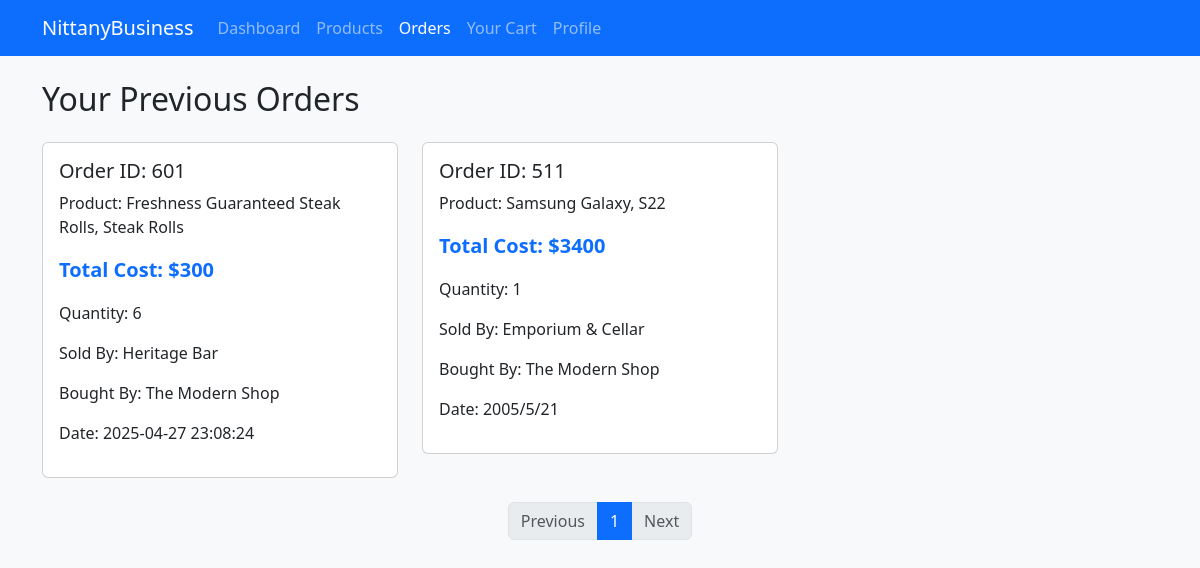
/orders (signed in), run on an earlier commit of the app's database.
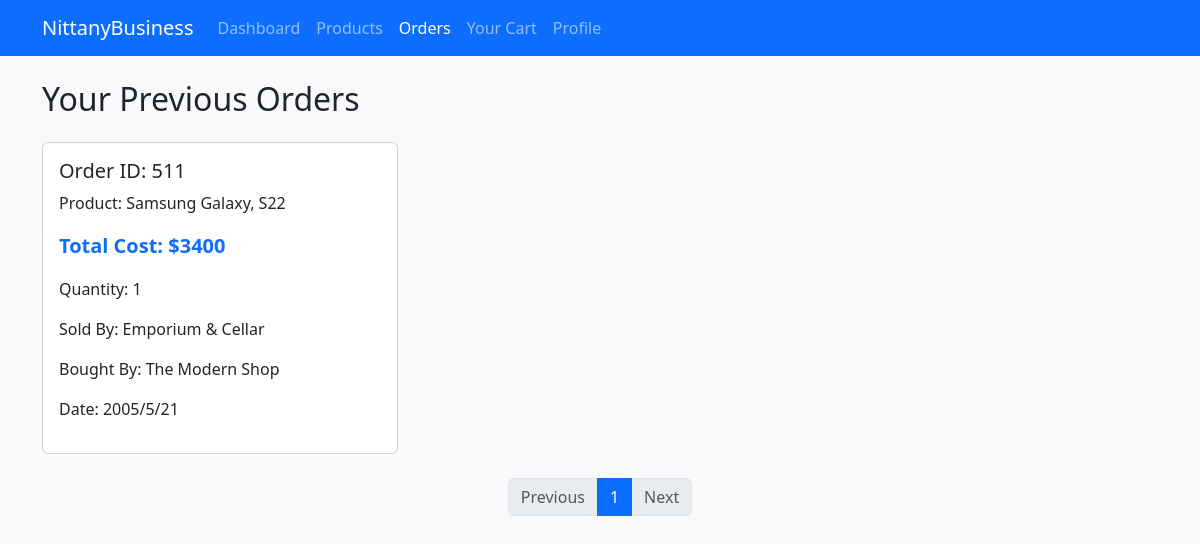
And on a later commit of the database.
### tables this page shows
CREATE TABLE Orders (
            order_id INTEGER PRIMARY KEY AUTOINCREMENT,
            seller_email TEXT NOT NULL,
            buyer_email TEXT NOT NULL,
            listing_id INTEGER NOT NULL,
            date DATE NOT NULL,
            quantity INTEGER NOT NULL,
            payment INTEGER NOT NULL,
            FOREIGN KEY (seller_email) REFERENCES Sellers (email),
            FOREIGN KEY (buyer_email) REFERENCES Buyers (email),
            FOREIGN KEY (listing_id) REFERENCES ProductListings (listing_id)
        );

CREATE TABLE ProductListings (
            seller_email TEXT,
            listing_id INTEGER,
            category TEXT NOT NULL,
            product_title TEXT NOT NULL,
            product_name TEXT NOT NULL,
            product_description TEXT NOT NULL,
            quantity INTEGER NOT NULL,
            product_price INTEGER NOT NULL,
            status INTEGER NOT NULL,
            PRIMARY KEY (seller_email, listing_id),
            FOREIGN KEY (seller_email) REFERENCES Sellers (email),
            FOREIGN KEY (category) REFERENCES Categories (category_name)
        );

CREATE TABLE Sellers (
            email TEXT PRIMARY KEY,
            business_name TEXT NOT NULL,
            business_address_id TEXT NOT NULL,
            bank_routing_number INTEGER NOT NULL,
            bank_account_number INTEGER NOT NULL,
            balance INTEGER NOT NULL,
            FOREIGN KEY (email) REFERENCES Users (email),
            FOREIGN KEY (business_address_id) REFERENCES Address (address_id)
        );

CREATE TABLE Buyers (
            email TEXT PRIMARY KEY,
            business_name TEXT NOT NULL,
            buyer_address_id TEXT NOT NULL,
            FOREIGN KEY (email) REFERENCES Users (email),
            FOREIGN KEY (buyer_address_id) REFERENCES Address (address_id)
        );

### V1/nittany-business/app.py (the view)
@app.route('/orders')
def orders():
    user = session.get('user', {})
    class Pagination:
        def __init__(self):
            self.page = 1
            self.per_page = 10
            self.total = 3
            self.has_prev = False
            self.has_next = False
            self.prev_num = None
            self.next_num = None
        def iter_pages(self):
            return [1]
    pagination = Pagination()
    print(user)
    connection = sql.connect(DATABASE)
    cursor = connection.cursor()
    cursor.execute('''
        SELECT *
        FROM Orders O
        WHERE buyer_email = ?
        ORDER BY date DESC
    ''', (user['id'],))
    attributes = ['order_id', 'seller_email', 'buyer_email', 'listing_id', 'date', 'quantity', 'payment']
    orders = [dict(zip(attributes, row)) for row in cursor.fetchall()]
    for order in orders:
        cursor.execute('''
            SELECT (business_name)
            FROM Sellers S
            WHERE S.email = ?
        ''', (order['seller_email'],))
        order['seller_name'] = cursor.fetchone()[0]
        cursor.execute('''
            SELECT (business_name)
            FROM Buyers B
            WHERE B.email = ?
        ''', (order['buyer_email'],))
        order['buyer_name'] = cursor.fetchone()[0]
        cursor.execute('''
            SELECT product_title, product_name
            FROM ProductListings P
            WHERE P.listing_id = ?
        ''', (order['listing_id'],))
        temp = cursor.fetchone()
        order['product_title'] = temp[0]
        order['product_name'] = temp[1]
    return render_template('orders.html',
                           user=user,
                           pagination=pagination,
                           orders=orders
                           )

### V1/nittany-business/templates/orders.html (shortened to what this page needs)
<!DOCTYPE html>
<html lang="en">
<head>
    <link href="https://cdn.jsdelivr.net/npm/bootstrap@5.3.0/dist/css/bootstrap.min.css" rel="stylesheet">
    <link rel="stylesheet" href="{{ url_for('static', filename='css/styles.css') }}">
</head>
<body>
    <nav class="navbar navbar-expand-lg navbar-dark bg-primary">
        <div class="container">
            <a class="navbar-brand" href="#">NittanyBusiness</a>
            <div class="collapse navbar-collapse" id="navbarNav">
                <ul class="navbar-nav me-auto">
                    <li class="nav-item">
                        <a class="nav-link" href="{{ url_for('dashboard') }}">Dashboard</a>
                    </li>
                    <li class="nav-item">
                        <a class="nav-link" href="{{ url_for('products') }}">Products</a>
                    </li>
                    <li class="nav-item">
                        <a class="nav-link active" href="{{ url_for('orders') }}">Orders</a>
                    </li>
                    <li class="nav-item">
                        <a class="nav-link" href="{{ url_for('cart') }}">Your Cart</a>
                    </li>
                    <li class="Profile">
                        <a class="nav-link" href="{{ url_for('profile') }}">Profile</a>
                    </li>
                </ul>
            </div>
        </div>
    </nav>
    <div class="container mt-4">
        <h2 class="mb-4">Your Previous Orders</h2>
        <div class="row row-cols-1 row-cols-md-3 g-4">
            {% for order in orders %}
            <div class="col">
                <div class="card order-card">
                    <div class="card-body">
                        <h5 class="card-title">Order ID: {{ order.order_id }}</h5>
                        <p class="product_name">Product: {{ order.product_title }}, {{ order.product_name }}</p>
                        <p class="product-price">Total Cost: ${{ order.payment }}</p>
                        <p class="card-text order-description">Quantity: {{ order.quantity }}</p>
                        <p class="soldby">Sold By: {{ order.seller_name }}</p>
                        <p class="boughtby">Bought By: {{ order.buyer_name }}</p>
                        <p class="tag">Date: {{ order.date }}</p>
                    </div>
                </div>
            </div>
            {% endfor %}
        </div>
        <nav aria-label="Page navigation" class="mt-4">
            <ul class="pagination justify-content-center">
                {% if pagination.has_prev %}
                <li class="page-item">
                    <a class="page-link" href="{{ url_for('orders', page=pagination.prev_num) }}">Previous</a>
                </li>
                {% else %}
                <li class="page-item disabled">
                    <span class="page-link">Previous</span>
                </li>
                {% endif %}
                {% for page in pagination.iter_pages() %}
                {% if page %}
                <li class="page-item {% if page == pagination.page %}active{% endif %}">
                    <a class="page-link" href="{{ url_for('orders', page=page) }}">{{ page }}</a>
                </li>
                {% else %}
                <li class="page-item disabled">
                    <span class="page-link">...</span>
                </li>
                {% endif %}
                {% endfor %}
                {% if pagination.has_next %}
                <li class="page-item">
                    <a class="page-link" href="{{ url_for('orders', page=pagination.next_num) }}">Next</a>
                </li>
                {% else %}
                <li class="page-item disabled">
                    <span class="page-link">Next</span>
                </li>
                {% endif %}
            </ul>
        </nav>
    </div>
</body>
</html>

### V1/nittany-business/static/css/styles.css (style rules this page uses)
body { font-family: "Segoe UI", Tahoma, Geneva, Verdana, sans-serif; background-color: #f8f9fa; }
.product-price { font-size: 1.25rem; font-weight: bold; color: #0d6efd; }

What changed in the data, as far as the page shows it:
removed Orders: order_id "601", payment "300", date "2025-04-27 23:08:24"
no longer on this page (row edited): ProductListings: product_title "Freshness Guaranteed Steak Rolls", product_name "Steak Rolls"
no longer on this page (row unchanged): Sellers: seller_name "Heritage Bar"
Also different on the page:
list line gone: "Order ID: Product: , Total Cost: $ Quantity: 6 Sold By: Bought By: Date:"
list line gone: "The Modern Shop"
